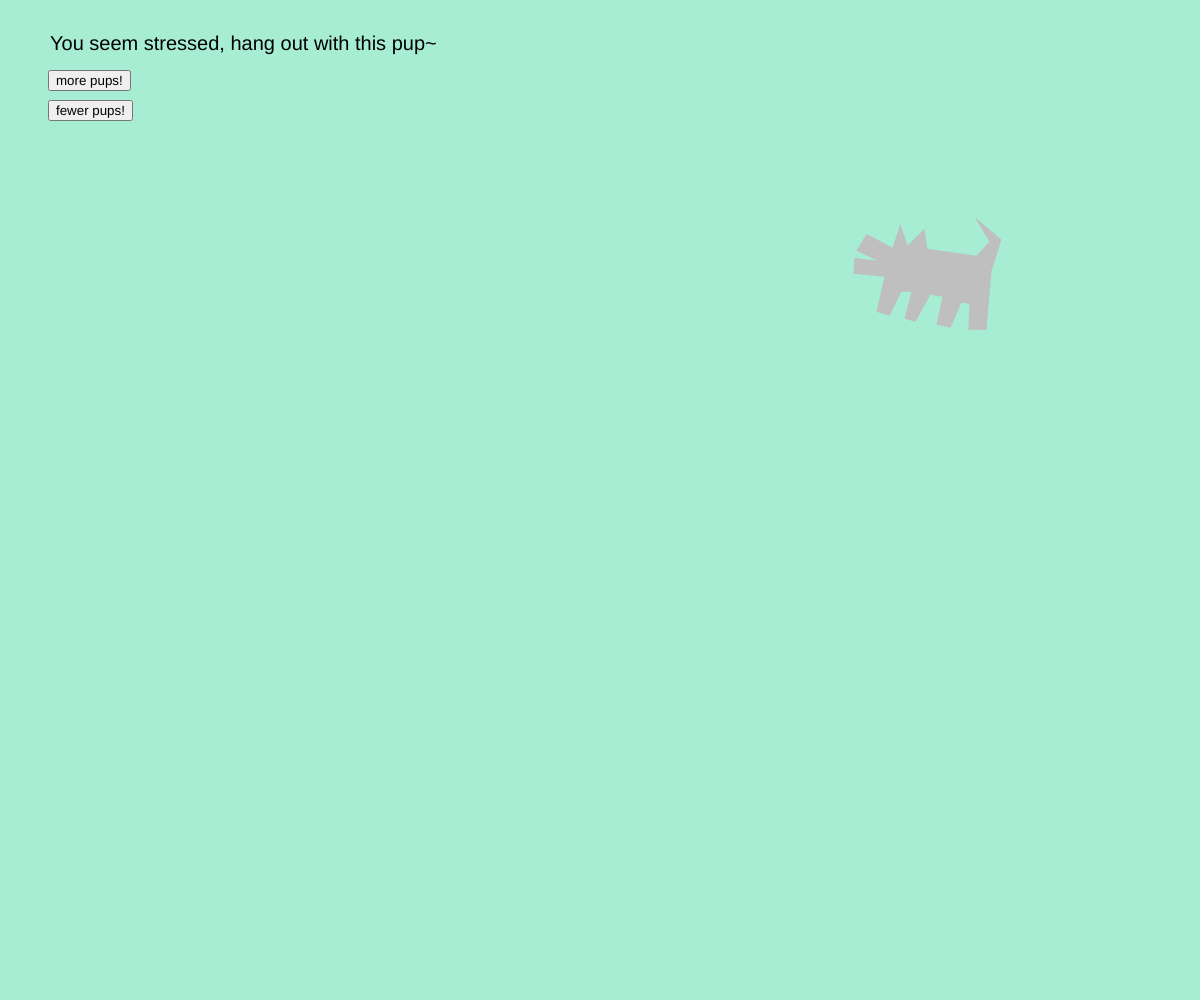
Frame 1 (no input)
Frame 60 (no input): identical to frame 1, image omitted
Frame 120 (the mouse pressed at the canvas centre since frame 60): identical to frame 1, image omitted

The p5.js sketch that drew this single still picture (run headless with seeded random() and noise() and a simulated clock; from frame 60 on, the mouse is pressed at the canvas centre):

// p5.js sketch
// ── sketch.js
var pups = [];
var angle = 0.0;
var howMany = 1;

//user can select more or fewer pupperinos
var moreButton;
var lessButton;


function setup() {
  createCanvas(windowWidth, windowHeight);

  moreButton = createButton('more pups!');
  moreButton.position(48, 70);
  lessButton = createButton('fewer pups!');
  lessButton.position(48, 100);

  moreButton.mousePressed(more);
  lessButton.mousePressed(less);
  pups[0] = new Dog();
}

function draw() {
  background(166, 237, 211);
  noStroke();
  textSize(20);
  fill(0);
  text("You seem stressed, hang out with this pup~", 50, 50);

  if(howMany < 1) {
    text("scared 'em off huh", 300, 300);
  }
  if(howMany > 10) {
    text("maybe you need more than dogs...", 300, 100);
  }
  for(i = 0; i < howMany; i++) {
      pups[i].spawn();
  }
}



function Dog(ang) {

  this.x = random(windowWidth-50);
  this.y = random(windowHeight-50);
  this.color = random(255);

  this.spawn = function() {
    push();
    translate(this.x, this.y);

    fill(this.color);
    beginShape();
    vertex(71, 51);
    vertex(79, 27);
    vertex(86, 49);
    vertex(103, 32);
    vertex(106, 52);
    vertex(155, 59);
    vertex(170, 75);
    vertex(165, 133);
    vertex(147, 133);
    vertex(148, 107);
    vertex(140, 106);
    vertex(129, 131);
    vertex(115, 128);
    vertex(121, 100);
    vertex(109, 98);
    vertex(94, 125);
    vertex(83, 122);
    vertex(90, 95);
    vertex(80, 95);
    vertex(68, 119);
    vertex(55, 115);
    vertex(63, 80);
    vertex(32, 77);
    vertex(33, 61);
    vertex(56, 64);
    vertex(35, 54);
    vertex(45, 37);
    endShape();

    beginShape();
    vertex(155, 59);
    vertex(168, 45);
    vertex(153, 20);
    vertex(180, 43);
    vertex(170, 75);
    endShape();
    pop();
  }


  /*this.wag = function() {

    beginShape();
    vertex(155, 59);
    vertex(168, 45);
    vertex(153, 20);
    vertex(180, 43);
    vertex(170, 75);
    endShape();
  } */

}

function more() {

  pups[howMany] = new Dog();

  howMany++;
  print(howMany);

}

function less() {
 if(howMany <= 0) {
   //do nothing, so not negative pups
 } else {
    howMany--;
  }
}
